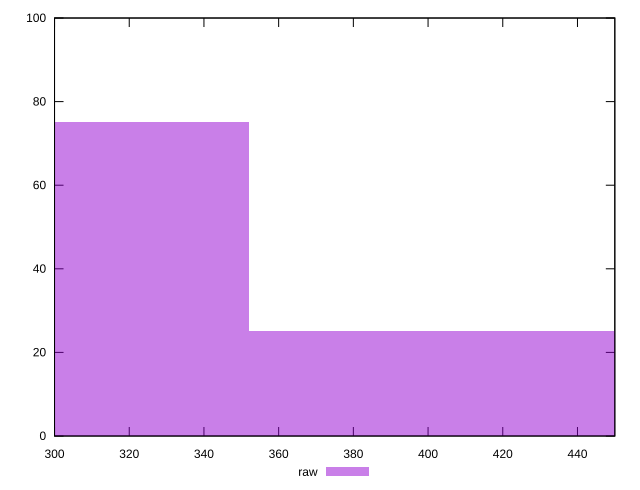

Generate this figure with gnuplot:
reset

$raw <<EOF
281.7088045444431 75
422.56320681666466 25
EOF

set key outside below
set boxwidth 140.85440227222156
set xrange [300:450]
set yrange [0:100]
set trange [0:100]
set style fill transparent solid 0.5 noborder
set terminal svg size 640, 490 enhanced background rgb 'white'
set output "report_00009_2021-02-08T22-37-41.559Z/uses-text-compression/samples/pages+cached+noadtech+nomedia+nocss/raw/histogram.svg"

plot $raw title "raw" with boxes

reset
